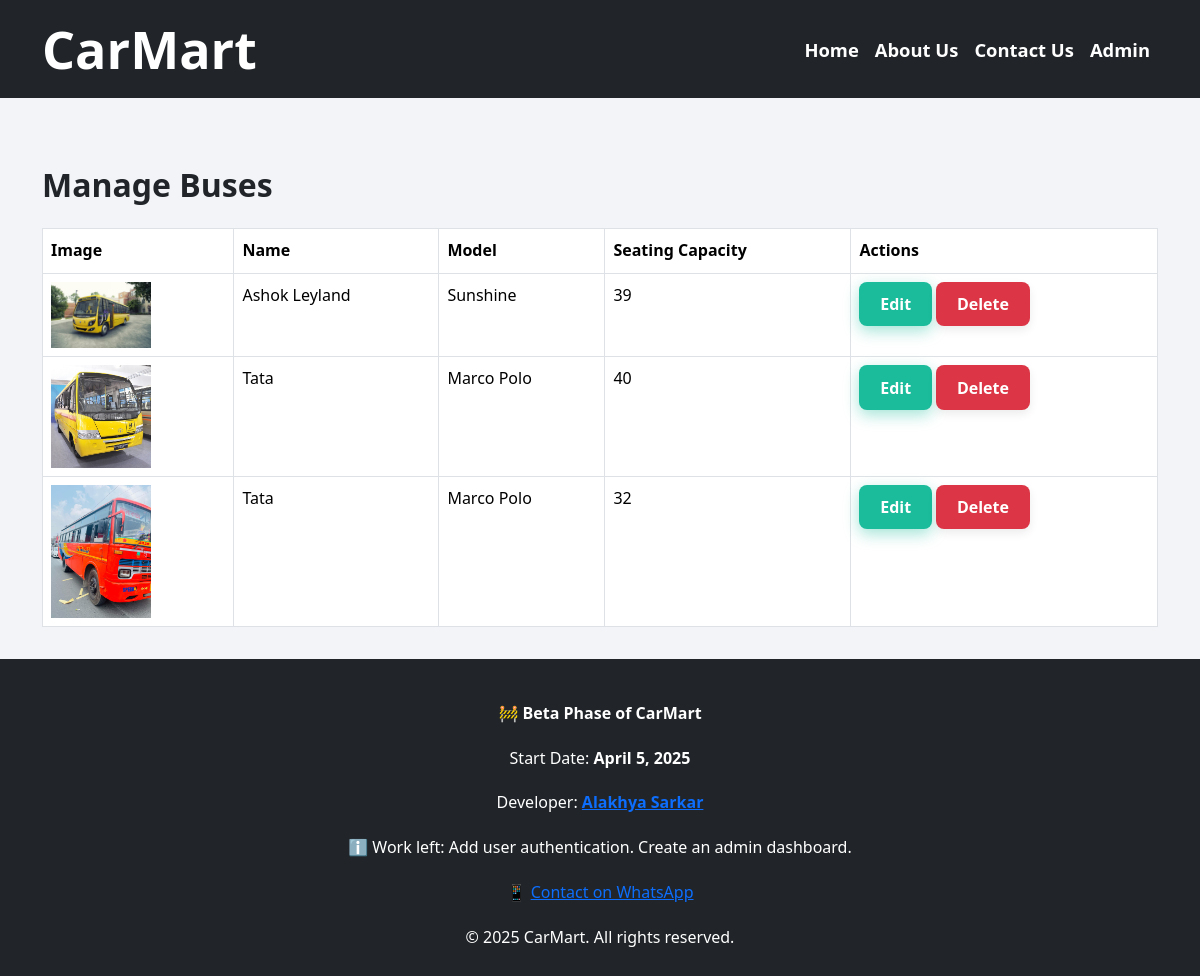
Page /admin/busedit on the committed database.
### models/bus_model.py (models this page shows, shortened)
class Bus(db.Model):
    __tablename__ = 'buses'
    id = db.Column(db.Integer, primary_key=True)
    name = db.Column(db.String(100), nullable=False)
    model = db.Column(db.String(100), nullable=False)
    seating_capacity = db.Column(db.Integer, nullable=False)
    image_filename = db.Column(db.String(200))

### controllers/bus_controller.py (the view)
@bus_bp.route('/admin/busedit')
def list_buses():
    buses = Bus.query.all()
    return render_template('edit_bus.html', buses=buses)

### templates/edit_bus.html
{% extends 'base.html' %}
{% block content %}
<div class="container pt-5 mt-5">
    <h2 class="mb-4">Manage Buses</h2>
    {% if buses %}
    <table class="table table-bordered">
        <thead>
            <tr>
                <th>Image</th>
                <th>Name</th>
                <th>Model</th>
                <th>Seating Capacity</th>
                <th>Actions</th>
            </tr>
        </thead>
        <tbody>
            {% for bus in buses %}
            <tr>
                <td>
                    {% if bus.image_filename %}
                        <img src="{{ url_for('static', filename='images/buses/' + bus.image_filename) }}" alt="Bus Image" width="100">
                    {% else %}
                        <img src="{{ url_for('static', filename='images/default_bus.jpg') }}" alt="Default Bus Image" width="100">
                    {% endif %}
                </td>
                <td>{{ bus.name }}</td>
                <td>{{ bus.model }}</td>
                <td>{{ bus.seating_capacity }}</td>
                <td>
                    <a href="{{ url_for('bus.edit_bus', bus_id=bus.id) }}" class="btn btn-primary btn-sm">Edit</a>
                    <form action="{{ url_for('bus.delete_bus', bus_id=bus.id) }}" method="POST" style="display:inline;" onsubmit="return confirm('Are you sure you want to delete this bus?');">
                        <button type="submit" class="btn btn-danger btn-sm">Delete</button>
                    </form>
                </td>
            </tr>
            {% endfor %}
        </tbody>
    </table>
    {% else %}
    <p>No buses available.</p>
    {% endif %}
</div>
{% endblock %}

### static/css/main.css (style rules this page uses)
*, *::before, *::after { box-sizing: border-box; margin: 0; padding: 0; }
html { scroll-padding-top: 100px; }
html, body { max-width: 100%; overflow-x: hidden; }
body { font-family: 'Poppins', 'Segoe UI', 'Roboto', sans-serif; background-color: #f2f4f7; color: #333; line-height: 1.7; font-size: 1rem; font-weight: 400; padding-top: 70px; }
h1, h2, h3, h4, h5, h6 { font-weight: 600; color: #212529; margin-bottom: 0.75rem; }
h2 { font-size: 2rem; font-weight: 700; }
.btn { display: inline-flex; align-items: center; justify-content: center; gap: 0.5rem; font-weight: 600; font-size: 1rem; padding: 0.65rem 1.3rem; border-radius: 8px; border: none; cursor: pointer; text-decoration: none; transition: background-color 0.3s ease, box-shadow 0.3s ease; user-select: none; box-shadow: 0 4px 10px rgba(0,0,0,0.08); }
.btn-primary { background-color: #1abc9c; color: white; box-shadow: 0 5px 15px rgba(26, 188, 156, 0.4); }

### rows in the picture
Bus: image_filename (picture), name "Ashok Leyland", model "Sunshine", seating_capacity "39"
Bus: image_filename (picture), name "Tata", model "Marco Polo", seating_capacity "40"
Bus: image_filename (picture), name "Tata", model "Marco Polo", seating_capacity "32"
